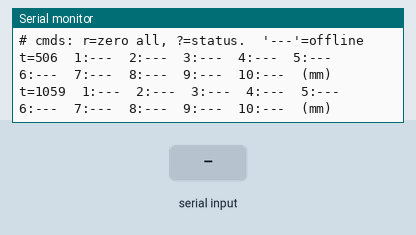
Recording of a sketch running on a simulated Arduino Mega 2560, built with avr-gcc and run on an emulated ATmega2560. Shown: the last lines printed to the serial monitor. Inputs (shaded band) come from the test bench.

Above: at 1.2 s.
1.3 s: "r" received over Serial
At 2.1 s:
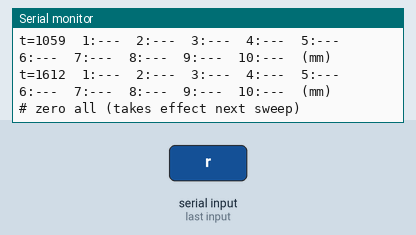
3.1 s: "?" received over Serial
At 3.7 s:
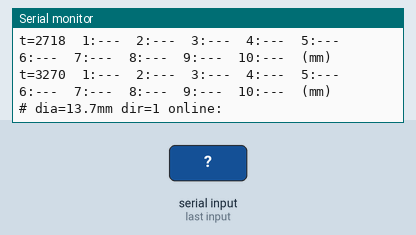
4.8 s: "r" received over the second serial link
At 5.4 s:
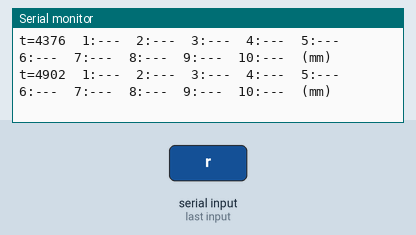
6.3 s: "?" received over the second serial link
At 7.0 s:
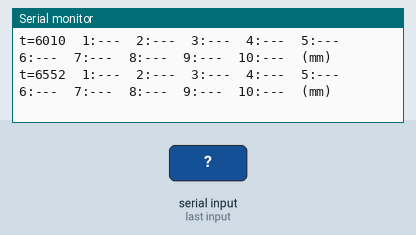
Timing chart, 0 to 8.8 s (numbered marks = the images above; inputs shaded):
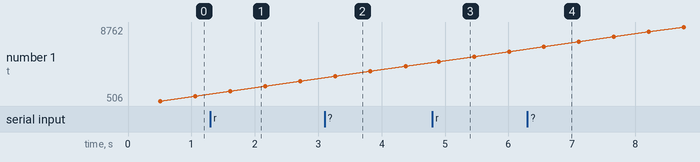

Measured:
- after the input at 1.3 s, the serial monitor: prints a new line after 0.36 s (image 1)
- after the input at 3.1 s, the serial monitor: prints a new line after 0.22 s (image 2)
- after the input at 4.8 s, the serial monitor: prints a new line after 0.10 s (image 3)
- after the input at 6.3 s, the serial monitor: prints a new line after 0.25 s (image 4)
- plotted number 1: 2718 → 4376 after the input at 3.1 s, 4376 → 6010 after the input at 4.8 s, 6010 → 8762 after the input at 6.3 s

The sketch:

encoder_test.ino
```cpp
/**
 * encoder_test.ino — 10 路 GJW 拉线编码器冒烟测试（RS-485 Modbus RTU）
 *
 * 从站 ID 约定（作者定版 2026-09-03）：ID k = 肌肉 k（1..10），直接对应。
 *
 * 协议照抄 ref/sketch_position_speed.ino（在本站编码器上验证过）：
 *   功能码 0x03，起始 0x0380，读 4 字 = 单圈位置 u32 + 圈数 i32（大端），
 *   回帧 13 字节，CRC16-Modbus 校验。
 * 位移换算：mm = 展开角(°) × π·D / 360，D = 13.7 mm（ref 实测值；
 *   clone 的 encoder_rs485.h 用 14.0，两处差 2%，以后标定定夺——先用 ref 的）。
 *
 * ⚠ 接线与串口对象（丝印陷阱，ref sketch 这两处是错的/会撞车，此处已改）：
 *   MAX485 RO → D19、DI → D18 —— 丝印 TX1/RX1，但 Arduino 对象是 **Serial2**
 *     （GIGA variant：Serial1 在 D0/D1！用 Serial1 总线会死寂无报错）
 *   MAX485 DE+/RE 并联 → **D10**（ref 用 D2——那是咱们 {1,5} 锁阀的脚，不能占；
 *     README 引脚总表定的就是 D10）
 *   A/B 总线两端 120Ω 端接；MAX485 是 5V 件，RO 需 MAX3485/电平转换（3.3V GPIO）
 *
 * 用法（115200）：上电自动轮询 ID 1..10，一行打一轮：
 *   t=12345  1:+12.345  2:-0.012  3:---  ...  (mm，--- = 不在线)
 *   r  全部置零（上电首帧自动置零）    ?  状态（在线表、参数）
 *
 * 判据（README 台账）：在线的路读数稳定、手拉腱时对应 ID 的读数变化且方向合理。
 */

#include <Arduino.h>
#include <math.h>

#ifndef M_PI
#define M_PI 3.14159265358979323846
#endif

// ── 参数 ────────────────────────────────────────────────────────────────
#define ENC_UART        Serial2            // D18=TX、D19=RX（丝印 TX1/RX1！）
static const uint8_t  PIN_RE_DE     = 10;  // DE&/RE：HIGH=发，LOW=收
static const uint8_t  ID_LO         = 1;   // 肌肉 1..10
static const uint8_t  ID_HI         = 10;
static const uint32_t BAUD_485      = 115200;
static const uint16_t REG_BASE      = 0x0380;
static const uint16_t WORDS_TO_READ = 4;
static const uint8_t  ENC_BITS      = 21;
static const double   SPOOL_DIA_MM  = 13.7;
static const int8_t   DIR_SIGN      = +1;  // 方向反了改 -1

static const uint16_t TX_SETTLE_US  = 15;
// DE 持有余量：从 write 之前计时，按字节时间足额持有后再加这么多。必须小于
// Modbus 的 3.5 字符静默（115200 下约 304µs），否则应答开始时我们还占着总线。
static const uint16_t TX_GUARD_US   = 150;
static const uint16_t RX_WINDOW_MS  = 50;  // 静默 ID 的超时代价（对齐 clone/webapp）
static const uint16_t IDLE_GAP_MS   = 2;
static const uint16_t SWEEP_GAP_MS  = 50;  // 两轮之间歇一拍

static const uint32_t COUNTS_PER_REV = (1UL << ENC_BITS);

// ── 每路状态 ────────────────────────────────────────────────────────────
static bool   online[11]  = { false };     // 下标=ID（1..10），0 空着不用
static double zeroDeg[11];
static bool   zeroSet[11] = { false };
static double dispMm[11]  = { 0 };

// ── RS-485 / Modbus（协议与 ref 完全一致）──────────────────────────────
static inline void setTX(){ digitalWrite(PIN_RE_DE, HIGH); }
static inline void setRX(){ digitalWrite(PIN_RE_DE, LOW);  }

static uint16_t crc16_modbus(const uint8_t* d, size_t n){
  uint16_t crc = 0xFFFF;
  for(size_t i=0;i<n;i++){
    crc ^= d[i];
    for(uint8_t b=0;b<8;b++) crc = (crc & 1) ? (uint16_t)((crc >> 1) ^ 0xA001) : (uint16_t)(crc >> 1);
  }
  return crc;
}

static size_t modbusRead03(uint8_t id, uint16_t reg, uint16_t count, uint8_t* rx, size_t cap){
  uint8_t req[8];
  req[0]=id; req[1]=0x03;
  req[2]=(uint8_t)(reg>>8);   req[3]=(uint8_t)(reg&0xFF);
  req[4]=(uint8_t)(count>>8); req[5]=(uint8_t)(count&0xFF);
  uint16_t crc = crc16_modbus(req,6);
  req[6]=(uint8_t)(crc & 0xFF); req[7]=(uint8_t)(crc >> 8);

  while(ENC_UART.available()) (void)ENC_UART.read();

  // ⚠ GIGA(mbed) 的 flush() 不等移位寄存器清空（AVR 才等）——ref sketch 的
  // flush()+30µs 在这块板上会提前放开 DE、截断请求帧 CRC，编码器永远不应答
  // （clone encoder_rs485.cpp 头注释里踩过并记录）。改为：从 write 之前计时，
  // 按 8 字节 × 10 位的线上时间足额持有 DE，再加 TX_GUARD_US 余量。
  setTX(); delayMicroseconds(TX_SETTLE_US);
  uint32_t t0us = micros();
  ENC_UART.write(req, sizeof(req));
  const uint32_t txUs = (uint32_t)sizeof(req) * 10UL * 1000000UL / BAUD_485 + TX_GUARD_US;
  while ((uint32_t)(micros() - t0us) < txUs) {}
  setRX();

  size_t rlen=0; uint32_t t0=millis(), last=t0;
  while(millis()-t0 < RX_WINDOW_MS){
    while(ENC_UART.available()){
      int b = ENC_UART.read();
      if(b>=0 && rlen<cap){ rx[rlen++]=(uint8_t)b; last=millis(); }
    }
    if(rlen>0 && (millis()-last) > IDLE_GAP_MS) break;
  }
  return rlen;
}

static bool parsePosTurns(uint8_t id, const uint8_t* rx, size_t n, uint32_t* pos, int32_t* turns){
  if(n < 13) return false;                       // id+03+len(8)+data8+crc2
  uint16_t rc = (uint16_t)rx[n-2] | ((uint16_t)rx[n-1] << 8);
  if(rc != crc16_modbus(rx, n-2)) return false;
  if(rx[0] != id || rx[1] != 0x03 || rx[2] != 0x08) return false;
  const uint8_t* p = rx + 3;
  *pos   = ((uint32_t)p[0]<<24)|((uint32_t)p[1]<<16)|((uint32_t)p[2]<<8)|(uint32_t)p[3];
  uint32_t tu = ((uint32_t)p[4]<<24)|((uint32_t)p[5]<<16)|((uint32_t)p[6]<<8)|(uint32_t)p[7];
  *turns = (int32_t)tu;
  return true;
}

// 读一路：成功则更新 dispMm[id]，返回是否在线
static bool pollOne(uint8_t id){
  uint8_t rx[32]; uint32_t pos; int32_t turns;
  size_t n = modbusRead03(id, REG_BASE, WORDS_TO_READ, rx, sizeof(rx));
  if(!n || !parsePosTurns(id, rx, n, &pos, &turns)) return false;

  double singleDeg = (double)(pos % COUNTS_PER_REV) * 360.0 / (double)COUNTS_PER_REV;
  double deg = DIR_SIGN * ((double)turns * 360.0 + singleDeg);
  if(!zeroSet[id]){ zeroDeg[id] = deg; zeroSet[id] = true; }   // 首帧自动置零
  dispMm[id] = (deg - zeroDeg[id]) * (M_PI * SPOOL_DIA_MM) / 360.0;
  return true;
}

// ── 串口命令 ────────────────────────────────────────────────────────────
static void handleCmd(char c){
  if(c=='r'){
    for(int i=ID_LO;i<=ID_HI;i++) zeroSet[i]=false;            // 下一轮读到即置零
    Serial.println("# zero all (takes effect next sweep)");
  }else if(c=='?'){
    Serial.print("# dia="); Serial.print(SPOOL_DIA_MM,1);
    Serial.print("mm dir="); Serial.print((int)DIR_SIGN);
    Serial.print(" online:");
    for(int i=ID_LO;i<=ID_HI;i++){ if(online[i]){ Serial.print(' '); Serial.print(i); } }
    Serial.println();
  }
}

// ── 主程序 ──────────────────────────────────────────────────────────────
void setup(){
  pinMode(PIN_RE_DE, OUTPUT); setRX();
  Serial.begin(115200);
  uint32_t t0 = millis();
  while(!Serial && millis()-t0 < 3000){}
  ENC_UART.begin(BAUD_485);

  Serial.println("# encoder_test: muscles 1..10 on RS-485 (Serial2 D18/D19, DE=D10)");
  Serial.println("# cmds: r=zero all, ?=status.  '---'=offline");
}

void loop(){
  while(Serial.available()){ char c=Serial.read(); if(c=='r'||c=='?') handleCmd(c); }

  for(uint8_t id=ID_LO; id<=ID_HI; id++) online[id] = pollOne(id);

  Serial.print("t="); Serial.print(millis());
  for(uint8_t id=ID_LO; id<=ID_HI; id++){
    Serial.print("  "); Serial.print(id); Serial.print(':');
    if(online[id]){ if(dispMm[id]>=0) Serial.print('+'); Serial.print(dispMm[id],3); }
    else Serial.print("---");
  }
  Serial.println("  (mm)");

  delay(SWEEP_GAP_MS);
}
```
